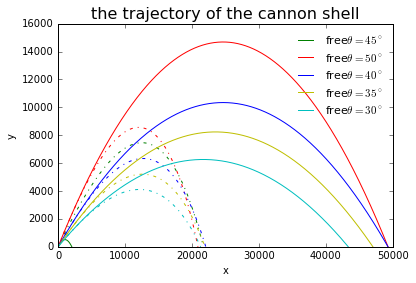

Write Python code to recreate this figure.
import numpy
import matplotlib.pyplot as plt
import math

g=9.8
b2m=4e-5
class flight_state:
    def __init__(self, _x=0,_y=0,_vx=0,_vy=0,_t=0):
        self.x=_x
        self.y=_y
        self.vx=_vx
        self.vy=_vy
        self.t=_t
class Cannon:
    def __init__(self,_fs=flight_state(0,0,0,0,0),_dt=0.1):
        self.cannon_flight_state=[]
        self.cannon_flight_state.append(_fs)
        self.dt=_dt
        #print self.cannon_flight_state[-1].x,self.cannon_flight_state[-1].y
    def next_state(self,current_state):
        global g
        next_x=current_state.x+current_state.vx*self.dt        
        next_vx=current_state.vx
        next_y=current_state.y+current_state.vy*self.dt
        next_vy=current_state.vy-g*self.dt
        next_t=current_state.t+self.dt
        return flight_state(next_x,next_y,next_vx,next_vy,next_t)
    def shot(self):
        while not(self.cannon_flight_state[-1].y<0):
            self.cannon_flight_state.append(self.next_state(self.cannon_flight_state[-1]))
        r = - self.cannon_flight_state[-2].y / self.cannon_flight_state[-1].y
        self.cannon_flight_state[-1].x = (self.cannon_flight_state[-2].x + r * self.cannon_flight_state[-1].x) / (r + 1)
        self.cannon_flight_state[-1].y = 0
        #print self.cannon_flight_state[-1].x,self.cannon_flight_state[-1].y
    def show_trace(self):
        global x,y
        x=[]
        y=[]
        for fs in self.cannon_flight_state:
            x.append(fs.x)
            y.append(fs.y)
class Drag_cannon(Cannon):
    def next_state(self,current_state):
        global g,b2m
        v=math.sqrt(current_state.vx**2+current_state.vy**2)
        next_x=current_state.x+current_state.vx*self.dt
        next_vx=current_state.vx-b2m*v*current_state.vx*self.dt
        next_y=current_state.y+current_state.vy*self.dt
        next_vy=current_state.vy-g*self.dt-b2m*v*current_state.vy*self.dt
        next_t=current_state.t+self.dt
        return flight_state(next_x,next_y,next_vx,next_vy,next_t)

c1=Cannon(flight_state(0,0,100,100,0),_dt=0.1)
c1.shot()
c1.show_trace()
plt.plot(x,y,'g',label=r'free$\theta=45^\circ$')
plt.legend(loc='best',prop={'size':11},frameon=False)
c1_final=x[-1]
d1=Drag_cannon(flight_state(0,0,494.9,494.9,0),_dt=0.1)
d1.shot()
d1.show_trace()
plt.plot(x,y,'g-.')
plt.legend(loc='best',prop={'size':11},frameon=False)
d1_final=x[-1]

c2=Cannon(flight_state(0,0,494.9*2**0.5*math.cos(50/57.325),494.9*2**0.5*math.sin(50/57.325)))
c2.shot()
c2.show_trace()
plt.plot(x,y,'r',label=r'free$\theta=50^\circ$')
plt.legend(loc='best',prop={'size':11},frameon=False)
c2_final=x[-1]
d2=Drag_cannon(flight_state(0,0,494.9*2**0.5*math.cos(50/57.325),494.9*2**0.5*math.sin(50/57.325)))
d2.shot()
d2.show_trace()
plt.plot(x,y,'r-.')
plt.legend(loc='best',prop={'size':11},frameon=False)
d2_final=x[-1]

c3=Cannon(flight_state(0,0,494.9*2**0.5*math.cos(40/57.325),494.9*2**0.5*math.sin(40/57.325)))
c3.shot()
c3.show_trace()
plt.plot(x,y,'b',label=r'free$\theta=40^\circ$')
legend3=plt.legend(loc='best',prop={'size':11},frameon=False)
c3_final=x[-1]
d3=Drag_cannon(flight_state(0,0,494.9*2**0.5*math.cos(40/57.325),494.9*2**0.5*math.sin(40/57.325)))
d3.shot()
d3.show_trace()
plt.plot(x,y,'b-.')
plt.legend(loc='best',prop={'size':11},frameon=False)
d3_final=x[-1]

c4=Cannon(flight_state(0,0,494.9*2**0.5*math.cos(35/57.325),494.9*2**0.5*math.sin(35/57.325)))
c4.shot()
c4.show_trace()
plt.plot(x,y,'y',label=r'free$\theta=35^\circ$')
plt.legend(loc='best',prop={'size':11},frameon=False)
c4_final=x[-1]
d4=Drag_cannon(flight_state(0,0,494.9*2**0.5*math.cos(35/57.325),494.9*2**0.5*math.sin(35/57.325)))
d4.shot()
d4.show_trace()
plt.plot(x,y,'y-.')
plt.legend(loc='best',prop={'size':11},frameon=False)
d4_final=x[-1]

c5=Cannon(flight_state(0,0,494.9*2**0.5*math.cos(30/57.325),494.9*2**0.5*math.sin(30/57.325)))
c5.shot()
c5.show_trace()
plt.plot(x,y,'c',label=r'free$\theta=30^\circ$')
plt.legend(loc='best',prop={'size':11},frameon=False)
c5_final=x[-1]
d5=Drag_cannon(flight_state(0,0,494.9*2**0.5*math.cos(30/57.325),494.9*2**0.5*math.sin(30/57.325)))
d5.shot()
d5.show_trace()
plt.plot(x,y,'c-.')
plt.legend(loc='best',prop={'size':11},frameon=False)
d5_final=x[-1]

plt.xlabel('x')
plt.ylabel('y')
plt.title('the trajectory of the cannon shell',fontsize=16)
plt.show()

theta=[45,50,40,35,30]
